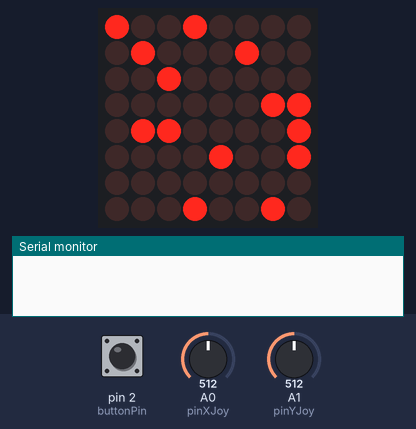
This sketch was run on a simulated Arduino Uno, built with avr-gcc and run on an emulated ATmega328P. Shown: 8×8 LED matrix, the last lines printed to the serial monitor. Inputs (shaded band) come from the test bench; at power-on: A0 (pinXJoy) = 512, pin 2 (buttonPin) HIGH, A1 (pinYJoy) = 512. Random numbers use the default seed unless the sketch sets one.

Above: at 0.8 s.
0.9 s: A0 (pinXJoy) set to 610
At 1.05 s:
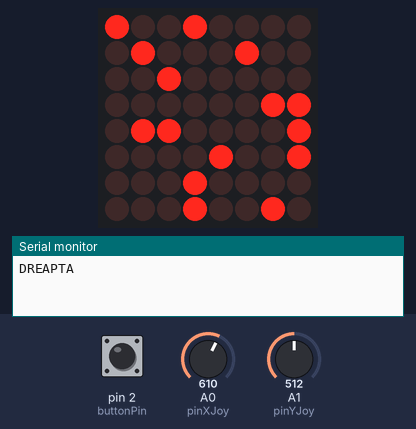
3.9 s: pin 2 (buttonPin) pulled LOW for 0.15 s
5.5 s: pin 2 (buttonPin) pulled LOW for 1 s
At 9.01 s:
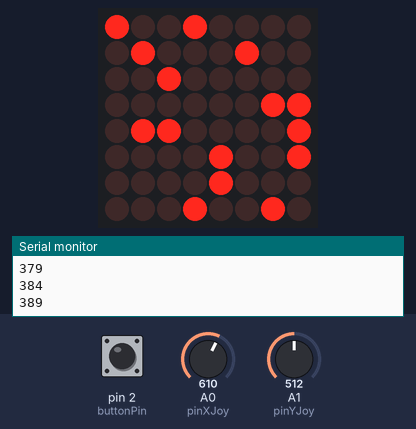
9.5 s: pin 2 (buttonPin) pulsed LOW 2 times (0.12 s each, 0.3 s apart)
At 13.32 s:
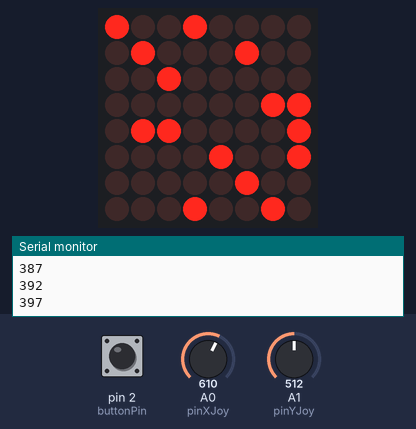
Timing chart, 0 to 14.8 s (numbered marks = the images above; inputs shaded):
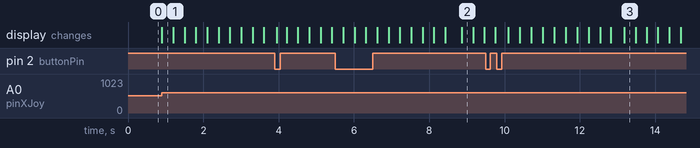

The sketch:

BomberGameMatrix.ino
```cpp
#include "LedControl.h"                                    // need the library
const byte dinPin = 12;                                    // pin 12 is connected to the MAX7219 pin 1
const byte clockPin = 11;                                  // pin 11 is connected to the CLK pin 13
const byte loadPin = 10;                                   // pin 10 is connected to LOAD pin 12
const byte matrixSize = 8;                                 // 1 as we are only using 1 MAX7219
LedControl lc = LedControl(dinPin, clockPin, loadPin, 1);  //DIN, CLK, LOAD, No. DRIVER
byte matrixBrightness = 2;
int player_x, player_y, bomb_x = -1, bomb_y = -1;
byte playerAlive;
int numberOfWalls =15;
unsigned long playerBlinkTime;
unsigned long bombBlinkTime;
byte playerLedState = false;
byte bombLedState = false;
int playerBlinkDelay = 300;
int bombBlinkDelay = 100;

byte playerMoving = true;
byte placeBomb = false;
byte bombPlaced = false;
byte detonateBomb = false;
unsigned long detonatingBombTime;
int detonatingBombDelay = 3000;
int explosionDelay = 1000;
unsigned long explosionTime = 0;
byte bombExploaded = false;


byte matrix[matrixSize][matrixSize] = {
  { 0, 0, 0, 0, 0, 0, 0, 0 },
  { 0, 0, 0, 0, 0, 0, 0, 0 },
  { 0, 0, 0, 0, 0, 0, 0, 0 },
  { 0, 0, 0, 0, 0, 0, 0, 0 },
  { 0, 0, 0, 0, 0, 0, 0, 0 },
  { 0, 0, 0, 0, 0, 0, 0, 0 },
  { 0, 0, 0, 0, 0, 0, 0, 0 },
  { 0, 0, 0, 0, 0, 0, 0, 0 }
};

int xValueJoy = 0;
int yValueJoy = 0;
bool joyMoved = false;
int minThresholdJoy = 400;
int maxThresholdJoy = 600;
const int pinSW = 2;
const int pinXJoy = A0;
const int pinYJoy = A1;

const int buttonPin = 2;
byte buttonState = LOW;
byte ledState = HIGH;
byte reading = HIGH;
byte lastReading = HIGH;
unsigned int lastDebounceTime = 0;
unsigned int debounceDelay = 50;

void setup() {
  pinMode(buttonPin, INPUT_PULLUP);
  // the zero refers to the MAX7219 number, it is zero for 1 chip
  lc.shutdown(0, false);                 // turn off power saving, enables display
  lc.setIntensity(0, matrixBrightness);  // sets brightness (0~15 possible values)
  lc.clearDisplay(0);                    // clear screen
  Serial.begin(9600);
  buildWalls();
  setPlayer();
}
void loop() {
  if (playerAlive) {
    blinkPlayer();
    if (placeBomb || bombPlaced) {
      blinkBomb();
    }
    if (bombPlaced) {
      placeBomb = false;
      explodeBomb();
    }
    moveJoyStick();
    buttonDebounce();
    checkIfWinGame();
  } else {
    gameOver();
  }
}
void gameOver() {
  for (int i = 0; i < 8; i++)
    for (int j = 0; j < 8; j++)
      lc.setLed(0, i, j, false);
  for (int i = 0; i < 8; i++)
    for (int j = 0; j < 8; j++)
      if (i == j || i + j == 7) {
        lc.setLed(0, i, j, true);
      }
}
void checkIfWinGame() {
  int ok = false;
  for (int i = 0; i < 8; i++)
    for (int j = 0; j < 8; j++)
      if (matrix[i][j] == 1)
        ok = true;
  if (ok == false) {
    for (int i = 0; i < 8; i++)
      for (int j = 0; j < 8; j++)
        lc.setLed(0, i, j, true);
  }
  return true;
}
void buildWalls() {
  int x, y;
  randomSeed(analogRead(0));
  for (int i = 0; i < numberOfWalls; i++) {
    x = random(8);
    y = random(8);

    lc.setLed(0, x, y, true);  // turns on LED at col, row
    matrix[x][y] = 1;
  }
}
void setPlayer() {
  int x, y;
  randomSeed(analogRead(0));
  x = random(8);
  y = random(8);
  while (matrix[x][y] == 1) {
    randomSeed(analogRead(0));
    x = random(8);
    y = random(8);
  }
  player_x = x;
  player_y = y;
  playerAlive = true;
  playerBlinkTime = millis();
  playerLedState = true;
}
void blinkPlayer() {
  lc.setLed(0, player_x, player_y, playerLedState);
  if (millis() - playerBlinkTime > playerBlinkDelay) {
    playerLedState = !playerLedState;
    playerBlinkTime = millis();
  }
}
void blinkBomb() {
  lc.setLed(0, bomb_x, bomb_y, bombLedState);
  if (millis() - bombBlinkTime > bombBlinkDelay) {
    bombLedState = !bombLedState;
    bombBlinkTime = millis();
  }
}
void moveJoyStick() {
  xValueJoy = analogRead(pinXJoy);
  yValueJoy = analogRead(pinYJoy);
  if (yValueJoy > maxThresholdJoy && joyMoved == false) {  //JOS
    Serial.println("JOS");
    if (playerMoving) {
      if (player_x != 7 && matrix[player_x + 1][player_y] == 0) {
        lc.setLed(0, player_x, player_y, false);
        playerBlinkTime = millis();
        player_x += 1;
      }
    } else if (placeBomb) {

      lc.setLed(0, bomb_x, bomb_y, false);

      if (player_x != 7 && matrix[player_x + 1][player_y] == 0) {
        bomb_x = player_x + 1;
        bomb_y = player_y;
        bombBlinkTime = millis();
      }
    }
    joyMoved = true;
  }
  if (yValueJoy < minThresholdJoy && joyMoved == false) {  //SUS
    Serial.println("SUS");
    if (playerMoving) {
      if (player_x != 0 && matrix[player_x - 1][player_y] == 0) {
        lc.setLed(0, player_x, player_y, false);
        playerBlinkTime = millis();
        player_x -= 1;
      }
    } else if (placeBomb) {

      lc.setLed(0, bomb_x, bomb_y, false);

      if (player_x != 0 && matrix[player_x - 1][player_y] == 0) {
        bomb_x = player_x - 1;
        bomb_y = player_y;
        bombBlinkTime = millis();
      }
    }
    joyMoved = true;
  }
  if (xValueJoy > maxThresholdJoy && joyMoved == false) {  //DREAPTA
    Serial.println("DREAPTA");
    if (playerMoving) {
      if (player_y != 7 && matrix[player_x][player_y + 1] == 0) {
        lc.setLed(0, player_x, player_y, false);
        playerBlinkTime = millis();
        player_y += 1;
      }
    } else if (placeBomb) {

      lc.setLed(0, bomb_x, bomb_y, false);

      if (player_y != 7 && matrix[player_x][player_y + 1] == 0) {
        bomb_x = player_x;
        bomb_y = player_y + 1;
        bombBlinkTime = millis();
      }
    }
    joyMoved = true;
  }
  if (xValueJoy < minThresholdJoy && joyMoved == false) {  //STANGA
    Serial.println("STANGA");
    if (playerMoving) {
      if (player_y != 0 && matrix[player_x][player_y - 1] == 0) {
        lc.setLed(0, player_x, player_y, false);
        playerBlinkTime = millis();
        player_y -= 1;
      }
    } else if (placeBomb) {

      lc.setLed(0, bomb_x, bomb_y, false);

      if (bomb_x != 0 && matrix[bomb_x][bomb_y - 1] == 0) {
        bomb_x = player_x;
        bomb_y = player_y - 1;
        bombBlinkTime = millis();
      }
    }
    joyMoved = true;
  }

  if (xValueJoy >= minThresholdJoy && xValueJoy <= maxThresholdJoy && yValueJoy >= minThresholdJoy && yValueJoy <= maxThresholdJoy) {
    joyMoved = false;
  }
}
void buttonDebounce() {
  reading = digitalRead(buttonPin);
  if (reading != lastReading) {
    lastDebounceTime = millis();
  }
  if ((millis() - lastDebounceTime) > debounceDelay) {
    if (reading != buttonState) {
      buttonState = reading;
      if (buttonState == LOW) {
        if (playerMoving) {
          Serial.print("pushed");
          playerMoving = false;
          placeBomb = true;
        } else if (placeBomb) {
          Serial.print("pushedAgain");
          placeBomb = false;
          detonatingBombTime = millis();
          bombPlaced = true;
          playerMoving = true;
        }
      }
    }
  }
  lastReading = reading;
}
void explodeBomb() {
  if (explosionTime != 0) {
    Serial.println(millis() - explosionTime);
  }
  if (!bombExploaded && millis() - detonatingBombTime > detonatingBombDelay) {
    for (int i = 0; i < 8; i++) {
      lc.setLed(0, bomb_x, i, true);
      matrix[bomb_x][i] = 0;
    }
    for (int i = 0; i < 8; i++) {
      lc.setLed(0, i, bomb_y, true);
      matrix[i][bomb_y] = 0;
    }
    explosionTime = millis();
    bombExploaded = true;
    if (bomb_x == player_x || bomb_y == player_y) {
      playerAlive = false;
    }
  } else if (bombExploaded && millis() - explosionTime > explosionDelay) {
    Serial.println(explosionTime);
    for (int i = 0; i < 8; i++) {
      lc.setLed(0, bomb_x, i, false);
    }
    for (int i = 0; i < 8; i++) {
      lc.setLed(0, i, bomb_y, false);
    }
    bombPlaced = false;
    bombExploaded = false;
    bomb_x = -1;
    bomb_y = -1;
  }
}
```

Measured:
- after the input at 0.9 s, the display: changes at once (image 1)
